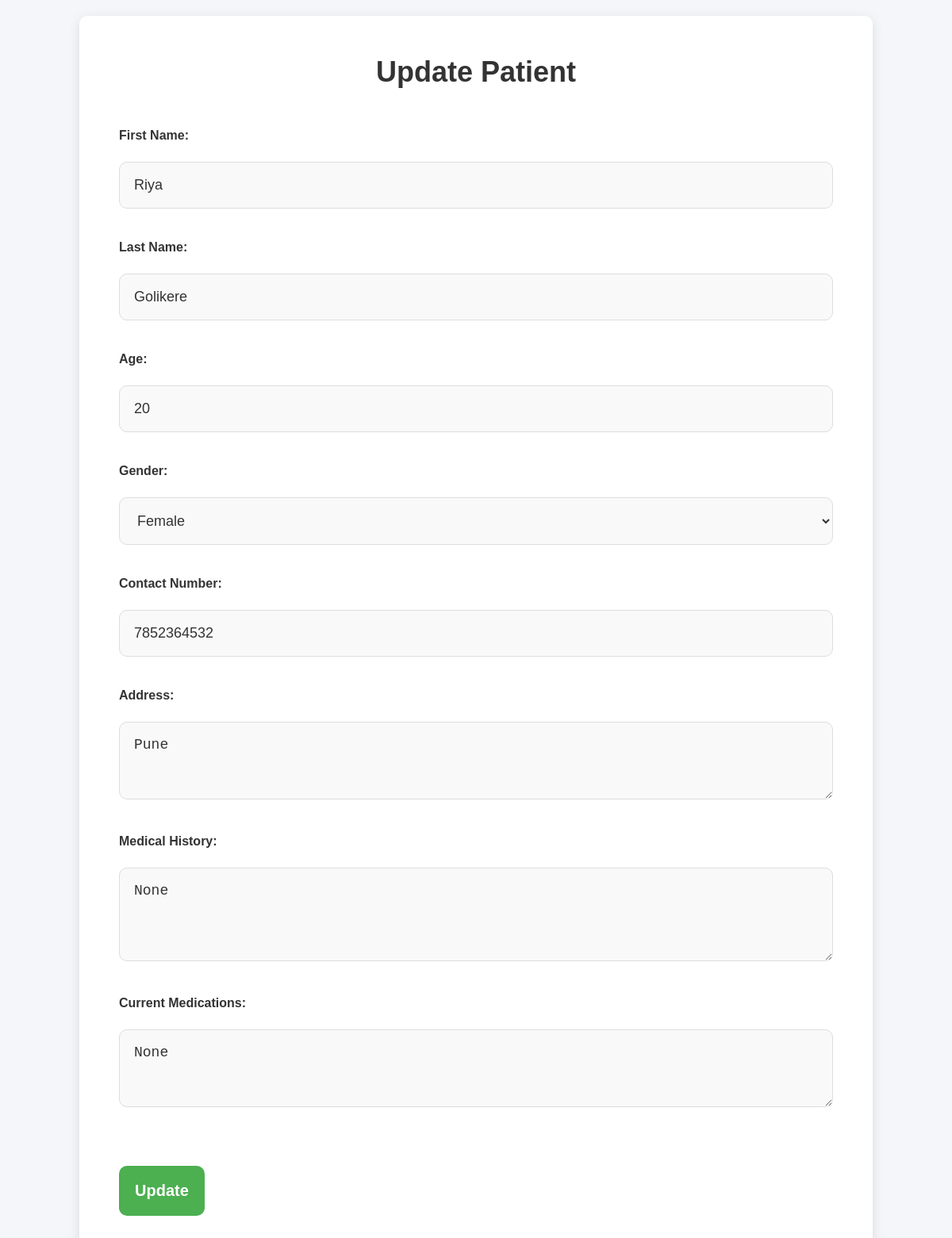
The page /update/8 on the database its author committed.
### tables this page shows
CREATE TABLE patients (id INTEGER PRIMARY KEY AUTOINCREMENT, first_name TEXT NOT NULL, last_name TEXT NOT NULL, age INTEGER, gender TEXT, contact_number TEXT, address TEXT, medical_history TEXT, current_medications TEXT);

### app.py (the view, shortened to what this page needs)
@app.route('/update/<int:id>', methods=['GET', 'POST'])
def update_patient(id):
    conn = get_db_connection()
    patient = conn.execute('SELECT * FROM patients WHERE id = ?', (id,)).fetchone()
    return render_template('update_patient.html', patient=patient)

### app.py (called while the page is built)
def get_db_connection():
    conn = sqlite3.connect('patient_data.db')  # Connect to the SQLite database
    conn.row_factory = sqlite3.Row  # This allows us to treat rows as dictionaries
    return conn

### templates/update_patient.html (shortened to what this page needs)
<!DOCTYPE html>
<html lang="en">
<head>
    <link rel="stylesheet" href="/static/styles.css">
</head>
<body>
    <div class="container">
        <h1>Update Patient</h1>
        <form action="/update/{{ patient.id }}" method="POST">
            <div class="form-group">
                <label for="first_name">First Name:</label>
                <input type="text" id="first_name" name="first_name" value="{{ patient.first_name }}" required>
            </div>
            <div class="form-group">
                <label for="last_name">Last Name:</label>
                <input type="text" id="last_name" name="last_name" value="{{ patient.last_name }}" required>
            </div>
            <div class="form-group">
                <label for="age">Age:</label>
                <input type="number" id="age" name="age" value="{{ patient.age }}" required>
            </div>
            <div class="form-group">
                <label for="gender">Gender:</label>
                <select id="gender" name="gender" required>
                    <option value="female" {% if patient.gender == 'female' %}selected{% endif %}>Female</option>
                </select>
            </div>
            <div class="form-group">
                <label for="contact_number">Contact Number:</label>
                <input type="tel" id="contact_number" name="contact_number" value="{{ patient.contact_number }}" required>
            </div>
            <div class="form-group">
                <label for="address">Address:</label>
                <textarea id="address" name="address" rows="3" required>{{ patient.address }}</textarea>
            </div>
            <div class="form-group">
                <label for="medical_history">Medical History:</label>
                <textarea id="medical_history" name="medical_history" rows="4">{{ patient.medical_history }}</textarea>
            </div>
            <div class="form-group">
                <label for="current_medications">Current Medications:</label>
                <textarea id="current_medications" name="current_medications" rows="3">{{ patient.current_medications }}</textarea>
            </div>
            <div class="form-group">
                <button type="submit">Update</button>
            </div>
        </form>
    </div>
</body>
</html>

### static/styles.css (style rules this page uses)
* { margin: 0; padding: 0; box-sizing: border-box; }
body { font-family: Arial, sans-serif; background-color: #f4f6f9; display: flex; justify-content: center; align-items: center; min-height: 100vh; }
.container { width: 100%; max-width: 1000px; background-color: #ffffff; padding: 50px; border-radius: 10px; box-shadow: 0 4px 16px rgba(0, 0, 0, 0.1); text-align: left; margin: 20px; }
h1 { margin-bottom: 50px; font-size: 36px; color: #333333; text-align: center; }
form { display: flex; flex-direction: column; }
.form-group { margin-bottom: 40px; }
label { font-weight: bold; color: #333333; margin-bottom: 12px; display: block; }
input[type="text"], input[type="number"], input[type="tel"], select, textarea { width: 100%; padding: 18px; border: 1px solid #ddd; border-radius: 10px; font-size: 18px; color: #333333; background-color: #f9f9f9; margin-top: 12px; }
button { padding: 20px; font-size: 20px; font-weight: bold; color: #ffffff; background-color: #4caf50; border: none; border-radius: 10px; cursor: pointer; transition: background-color 0.3s; margin-top: 30px; }

### rows shown on the page
patients: first_name "Riya", last_name "Golikere", age "20", gender "Female", contact_number "7852364532", address "Pune", medical_history "None", current_medications "None"
